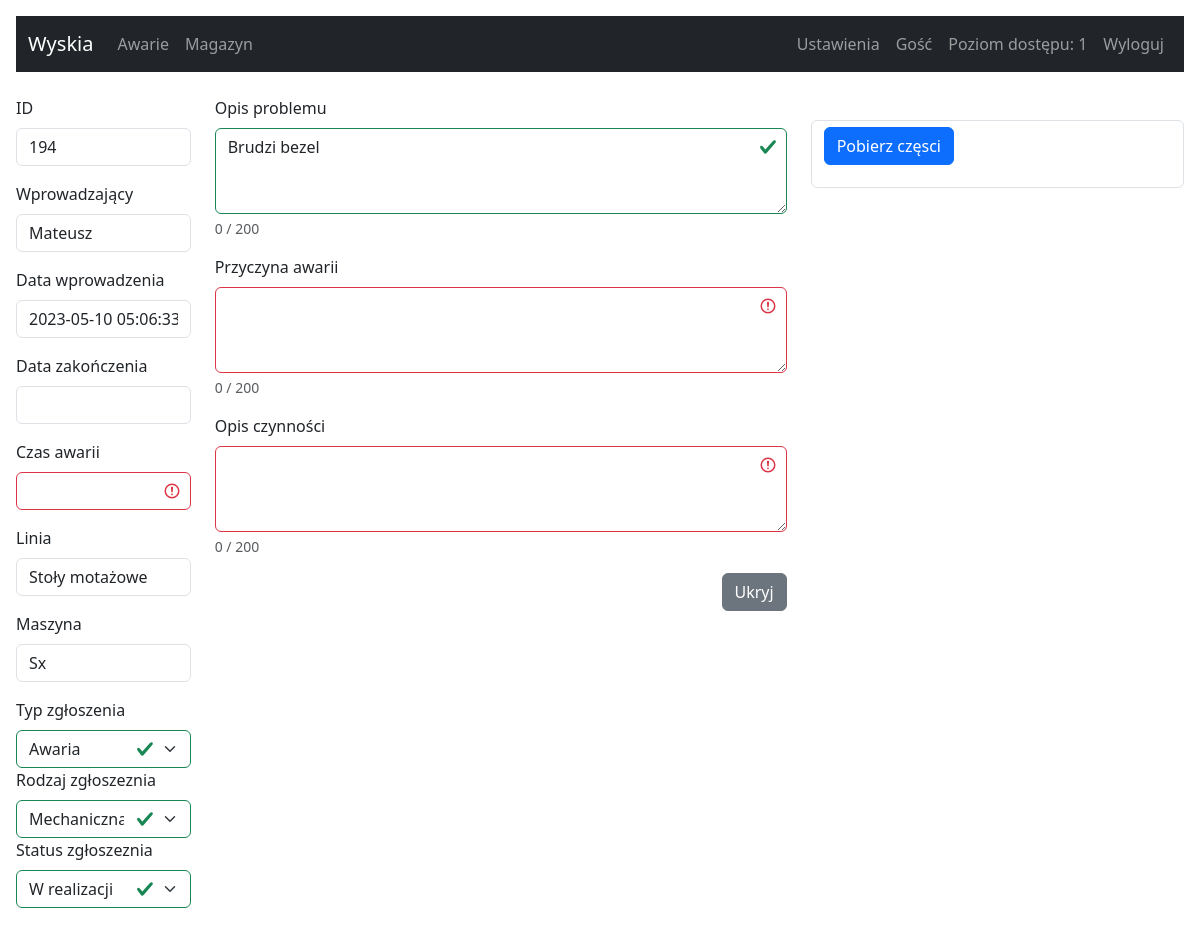
/management-failure?id=194 (signed in), run on the app's committed database.
### tables this page shows
CREATE TABLE users (
		id INTEGER NOT NULL, 
		login VARCHAR(140), 
		password VARCHAR(140),
		rank INTEGER, name TEXT,
		PRIMARY KEY (id)
	);

CREATE TABLE awarie (
	id INTEGER NOT NULL, 
	maszyna VARCHAR(140), 
	linia VARCHAR(140), 
	czas_start DATETIME, 
	czas_stop DATETIME, 
	operator VARCHAR(100), 
	mechanik VARCHAR(100), 
	zgloszenie VARCHAR(140), 
	opis TEXT, 
	typ INTEGER, 
	status INTEGER, 
	rodzaj INTEGER, 
	czas_trwania INTEGER, 
	requestor VARCHAR(100), 
	przyczyna VARCHAR(140), 
	zatw VARCHAR(100), 
	case_id TEXT, 
	PRIMARY KEY (id)
);

### app.py (the view, shortened to what this page needs)
@app.route('/management-failure', methods = ['POST', 'GET'])
@flask_login.login_required
def failures():
   rows_per_page = 30   # Ilość zgłoszeń na stronie
   id_db = request.args.get('id', default = '', type = int)
   action = request.args.get('action', default = '', type = str)
   nr_page = request.args.get('page', default = 1, type = int)
   search = request.args.get('search', default = '', type = str)
   if action == "save":
      rows = {}
      rows.clear()
      rows['update_id'] = request.args.get('update_id', default = '', type = str)
      rows['requestor'] = request.args.get('requestor', default = '', type = str)
      rows['czas_start'] = request.args.get('czas_start', default = '', type = str)
      rows['czas_stop'] = request.args.get('czas_stop', default = '', type = str)
      rows['czas_trwania'] = request.args.get('czas_trwania', default = '', type = str)
      rows['status'] = request.args.get('status', default = '', type = str)
      rows['przyczyna'] = request.args.get('przyczyna', default = '', type = str)
      rows['opis'] = request.args.get('opis', default = '', type = str)
      rows['linia'] = request.args.get('linia', default = '', type = str)
      rows['maszyna'] = request.args.get('maszyna', default = '', type = str)
      rows['rodzaj'] = request.args.get('rodzaj', default = '', type = str)
      rows['typ'] = request.args.get('typ', default = '', type = str)
      rows['zgloszenie'] = request.args.get('zgloszenie', default = '', type = str)
      rows['part_new'] = request.args.get('part_new', default = '', type = str)  # TODO JESZCZE nie dodano do bazy danych
      rows['part_reg'] = request.args.get('part_reg', default = '', type = str)  # TODO JESZCZE nie dodano do bazy danych
      print("part_new:", rows['part_new'], "part_reg:", rows['part_reg'])
      currentDateTime = datetime.datetime.now().strftime("%Y-%m-%d %H:%M:%S")
      query_update = f"UPDATE awarie SET requestor='{rows['requestor']}', czas_start='{rows['czas_start']}', czas_stop='{currentDateTime}', czas_trwania='{rows['czas_trwania']}', linia='{rows['linia']}', maszyna='{rows['maszyna']}', typ='{rows['typ']}', rodzaj='{rows['rodzaj']}', status='{rows['status']}', zgloszenie='{rows['zgloszenie']}', przyczyna='{rows['przyczyna']}', opis='{rows['opis']}' WHERE id='{rows['update_id']}'"
      sql_update(query_update)
      return redirect('/management-failure')
   elif id_db and action == 'delete':  #HACK and flask_login.current_user.rank >= 3
      query_delete = f"DELETE FROM awarie WHERE id='{id_db}'"
      sql_delete(query_delete)
      return render_template('delete.html')
   elif id_db and not action:
      query_select = f"SELECT * FROM awarie WHERE id LIKE '{id_db}'"
      row = sql_select(query_select)
      row_dict = delete_none(row)
      query_select = "SELECT * FROM warehouse ORDER BY nazwa DESC"
      rows = sql_select(query_select)
      return render_template('failures.html', row = row_dict, rows=rows)

### app.py (called while the page is built)
def get_db_connection():
   con = sql.connect('wsb.sqlite')
   con.row_factory = sql.Row
   return con

def sql_select(query_select):
   con = get_db_connection()
   cur = con.cursor()
   cur.execute(query_select)
   row = cur.fetchall()
   con.close()
   return row

def delete_none(row):
   row_dict = dict(row[0])
   for key, value in row_dict.items():
      if value is None:
         row_dict[key] = ""
   return row_dict

@login_manager.user_loader
def user_loader(login_email):
   if login_email not in users:
      return
   user = User()
   user.id = login_email
   user.rank = users[login_email]['rank']
   user.name = users[login_email]['name']
   return user

### templates/failures.html (shortened to what this page needs)
{% extends 'base.html' %}
{% block content %}
<form method="post">
  <div class="row align-items-start ">
    <div class="col-md-2 was-validated">
      <div class="mb-3">
        <label for="disabledTextInput" class="form-label">ID</label>
        <input type="text" name="update_id" id="update_id" class="form-control" value="{{ row['id'] }}" readonly>
      </div>
      <div class="mb-3">
        <label for="disabledTextInput" class="form-label">Wprowadzający</label>
        <input type="text" name="requestor" id="requestor" class="form-control" value="{{ row['requestor'] }}" readonly>
      </div>
      <div class="mb-3">
        <label for="disabledTextInput" class="form-label">Data wprowadzenia</label>
        <input type="text" name="czas_start" id="czas_start" class="form-control" value="{{ row['czas_start'] }}" readonly>
      </div>
      <div class="mb-3">
        <label for="disabledTextInput" class="form-label">Data zakończenia</label>
        <input type="text" name="czas_stop" id="czas_stop" class="form-control" value="{{ row['czas_stop'] }} " readonly>
      </div>
      <div class="mb-3">
        <label for="disabledTextInput" class="form-label">Czas awarii</label>
        <input type="text" name="czas_trwania" id="czas_trwania" class="form-control" maxlength="4" value="{{ row['czas_trwania'] }}"
          required>
      </div>
      <div class="mb-3">
        <label for="disabledTextInput" class="form-label">Linia</label>
        <input type="text" name="linia" id="linia" class="form-control" value="{{ row['linia'] }}" readonly>
      </div>
      <div class="mb-3">
        <label for="disabledTextInput" class="form-label">Maszyna</label>
        <input type="text" name="maszyna" id="maszyna" class="form-control" value="{{ row['maszyna'] }}" readonly>
      </div>
    {%if row['typ']!=5 %}
      <label for="disabledTextInput" class="form-label" >Typ zgłoszenia</label>
      <select class="form-select" name="typ" id="typ" >
        <option value="1" {%if row['typ']==1 %} selected {%endif%}>Awaria</option>
      </select>
      {%else %}
      <label for="disabledTextInput" class="form-label" >Typ zgłoszenia</label>
      <select class="form-select" name="typ" id="typ"  readonly>
        <option value="5" >Przegląd techniczny</option>
      </select>
      {%endif%}
      <label for="disabledTextInput" class="form-label">Rodzaj zgłoszeznia</label>
      <select class="form-select" name="rodzaj" id="rodzaj" >
        <option value="1" {%if row['rodzaj']==1 %} selected {%endif%}>Mechaniczna</option>
      </select>
      <label for="disabledTextInput" class="form-label">Status zgłoszeznia</label>
      <select class="form-select" name="status" id="status" >
        <option value="0" {%if row['status']==2 %} selected {%endif%}>W realizacji</option>
      </select>
    </div>
    <div class="col-md-6">
      <div class="mb-3 was-validated">
        <label class="form-label">Opis problemu</label>
        <textarea class="form-control" name="zgloszenie" id="zgloszenie" rows="3" maxlength="200"
          required>{{ row['zgloszenie'] }}</textarea>
        <div id="count_zgloszenie" class="form-text"></div>
      </div>
      <div class="mb-3 was-validated">
        <label class="form-label">Przyczyna awarii</label>
        <textarea class="form-control" name="przyczyna" id="przyczyna" rows="3" maxlength="200"
          required>{{ row['przyczyna'] }}</textarea>
        <div id="count_przyczyna" class="form-text"></div>
      </div>
      <div class="mb-3 was-validated">
        <label class="form-label">Opis czynności</label>
        <textarea class="form-control" name="opis" id="opis" rows="3" maxlength="200"
          required>{{ row['opis'] }}</textarea>
        <div id="count_opis" class="form-text"></div>
      </div>
      <div class="d-grid gap-2 d-md-flex justify-content-md-end">
        <a href="/management-failure" type="submit" class="btn btn-secondary" formnovalidate>Ukryj</a>
      </div>
    </div>
    <div class="col-md-4">
      <br>
      <div class="form-control">
      <div class="mb-3">
        <button type="button" class="btn btn-primary" data-bs-toggle="modal" data-bs-target="#takePart">Pobierz częsci</button>
        </div>
      </div>
    </div>
  </div>
</form>
<br>
{% endblock %}

### templates/navbar.html (shortened to what this page needs)
<nav class="navbar navbar-expand-lg navbar-dark bg-dark">
  <div class="container-fluid">
    <a class="navbar-brand" href="/">Wyskia</a>
    <div class="collapse navbar-collapse" id="navbarSupportedContent">
      <ul class="navbar-nav me-auto mb-2 mb-lg-0">
        <li class="nav-item">
          <a class="nav-link" href="/management-failure">Awarie</a>
        </li>
        <li class="nav-item">
          <a class="nav-link" href="/management-warehouse">Magazyn</a>
        </li>
      </ul>
      <ul class="navbar-nav me-right mb-2 mb-lg-0">
        <li class="nav-item">
          <a class="nav-link" href="/settings">Ustawienia</a>
        </li>
        <li class="nav-item">
          <a class="nav-link" disabled> {{ current_user.name }}</a>
        </li>
        <li class="nav-item">
          <a class="nav-link" disabled> Poziom dostępu: {{ current_user.rank }}</a>
        </li>
        <li class="nav-item">
          <a class="nav-link" href="/logout">Wyloguj</a>
        </li>
      </ul>
    </div>
  </div>
</nav>

### data on the page
users: name "Gość", rank "1"
awarie: update_id "194", requestor "Mateusz", czas_start "2023-05-10 05:06:33", linia "Stoły motażowe", maszyna "Sx", typ "Awaria", rodzaj "Mechaniczna", zgloszenie "Brudzi bezel"
